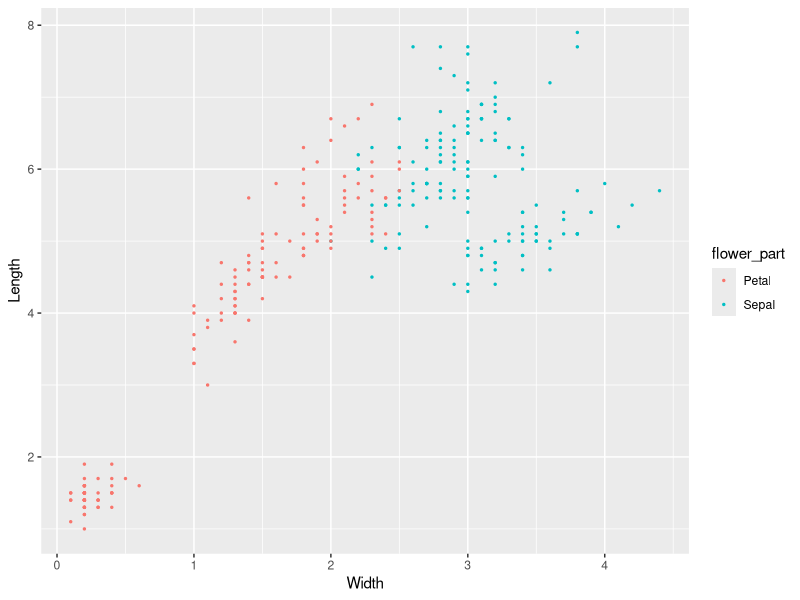

Here is the R script that generated this plot: (Note: this script raises an error after producing the figure.)
library(ggplot2)
library(tidyr)
library(tidyverse)

#A
#long iris 
iris_long <- iris  %>% 
  mutate(id = 1:nrow(iris)) %>% #without id 'spread' function wasn't working properly
  gather(flower_part, value, 1:4 ) %>%  #we have 3 columns now: species, flower part(SL, SW, PL, PW) and value 
  separate(flower_part, c('flower_part', 'dim'))  %>%    #we separate type of measure (l/w) from the type of flower part 
  #now we can divide length and width
  spread(dim, value)
  #scatter plot
ggplot(iris_long, aes(x=Width, y=Length, col = flower_part))+
  geom_point(size = .5)

#B
#2007
filter(gapminder, year == 2007) %>%
  ggplot(aes(x= gdpPercap,
             y = lifeExp,
             size = pop,
             color = continent))+
  geom_point()  +labs(size = "Population", color = "Continent") + scale_x_log10()

#B2
#mean life exp (line+scatter)
gapminder %>%
  select(continent, year, lifeExp) %>%
  group_by(continent) %>%
  group_by(year, add = T) %>%
  summarise(meanLifeExp = mean(lifeExp)) %>%
  ggplot(aes(x = year, y = meanLifeExp, color = continent)) +
  geom_point() +
  geom_line()

#total Pop
gapminder %>%
  select(continent, year, pop) %>%
  group_by(continent) %>%
  group_by(year, add = T) %>%
  summarise(totalPop = sum(pop)) %>%
  ggplot(aes(x = year, y = totalPop, color = continent)) +
  geom_point() +
  geom_line() +
  scale_y_log10(labels = trans_format("log10", math_format(10^.x)))

#Barplots
ggplot(gapminder, aes(x=continent, fill=continent)) + geom_bar()
#population per continent at the start and at the end of observation
gapminder %>% filter(year == 2007 | year == 1952) %>% 
  ggplot(aes(as.factor(year), y = pop, fill = continent))  +
  geom_bar(stat = 'identity')
